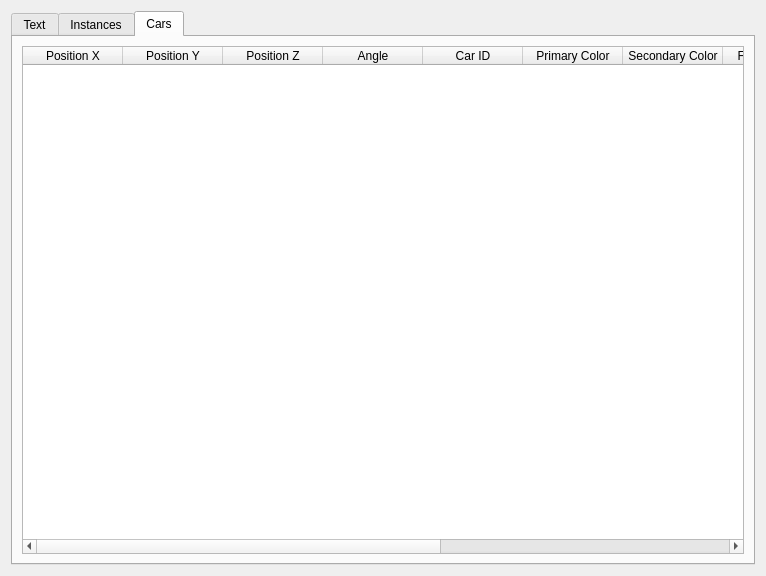
<?xml version="1.0" encoding="UTF-8"?>
<ui version="4.0">
 <class>IPLWidget</class>
 <widget class="QWidget" name="IPLWidget">
  <property name="geometry">
   <rect>
    <x>0</x>
    <y>0</y>
    <width>766</width>
    <height>576</height>
   </rect>
  </property>
  <property name="windowTitle">
   <string notr="true"/>
  </property>
  <layout class="QVBoxLayout" name="verticalLayout">
   <item>
    <widget class="QTabWidget" name="tabWidget">
     <property name="currentIndex">
      <number>2</number>
     </property>
     <widget class="QWidget" name="tab">
      <attribute name="title">
       <string>Text</string>
      </attribute>
      <layout class="QHBoxLayout" name="horizontalLayout">
       <item>
        <widget class="QTextEdit" name="textEdit">
         <property name="readOnly">
          <bool>true</bool>
         </property>
        </widget>
       </item>
      </layout>
     </widget>
     <widget class="QWidget" name="tab_2">
      <attribute name="title">
       <string>Instances</string>
      </attribute>
      <layout class="QHBoxLayout" name="horizontalLayout_2">
       <item>
        <widget class="QTableWidget" name="instTable">
         <attribute name="verticalHeaderVisible">
          <bool>false</bool>
         </attribute>
         <column>
          <property name="text">
           <string>ID</string>
          </property>
         </column>
         <column>
          <property name="text">
           <string>Model Name</string>
          </property>
         </column>
         <column>
          <property name="text">
           <string>Interior</string>
          </property>
         </column>
         <column>
          <property name="text">
           <string>X</string>
          </property>
         </column>
         <column>
          <property name="text">
           <string>Y</string>
          </property>
         </column>
         <column>
          <property name="text">
           <string>Z</string>
          </property>
         </column>
         <column>
          <property name="text">
           <string>Scale X</string>
          </property>
         </column>
         <column>
          <property name="text">
           <string>Scale Y</string>
          </property>
         </column>
         <column>
          <property name="text">
           <string>Scale Z</string>
          </property>
         </column>
         <column>
          <property name="text">
           <string>Rotation X</string>
          </property>
         </column>
         <column>
          <property name="text">
           <string>Rotation Y</string>
          </property>
         </column>
         <column>
          <property name="text">
           <string>Rotation Z</string>
          </property>
         </column>
         <column>
          <property name="text">
           <string>Rotation W</string>
          </property>
         </column>
         <column>
          <property name="text">
           <string>LOD</string>
          </property>
         </column>
        </widget>
       </item>
      </layout>
     </widget>
     <widget class="QWidget" name="tab_3">
      <attribute name="title">
       <string>Cars</string>
      </attribute>
      <layout class="QHBoxLayout" name="horizontalLayout_3">
       <item>
        <widget class="QTableWidget" name="carTable">
         <attribute name="verticalHeaderVisible">
          <bool>false</bool>
         </attribute>
         <column>
          <property name="text">
           <string>Position X</string>
          </property>
         </column>
         <column>
          <property name="text">
           <string>Position Y</string>
          </property>
         </column>
         <column>
          <property name="text">
           <string>Position Z</string>
          </property>
         </column>
         <column>
          <property name="text">
           <string>Angle</string>
          </property>
         </column>
         <column>
          <property name="text">
           <string>Car ID</string>
          </property>
         </column>
         <column>
          <property name="text">
           <string>Primary Color</string>
          </property>
         </column>
         <column>
          <property name="text">
           <string>Secondary Color</string>
          </property>
         </column>
         <column>
          <property name="text">
           <string>Force Spawn</string>
          </property>
         </column>
         <column>
          <property name="text">
           <string>Alarm Probability</string>
          </property>
         </column>
         <column>
          <property name="text">
           <string>Door Lock Probability</string>
          </property>
         </column>
         <column>
          <property name="text">
           <string>Unknown 1</string>
          </property>
         </column>
         <column>
          <property name="text">
           <string>Unknown 2</string>
          </property>
         </column>
        </widget>
       </item>
      </layout>
     </widget>
    </widget>
   </item>
  </layout>
 </widget>
 <resources/>
 <connections/>
</ui>
